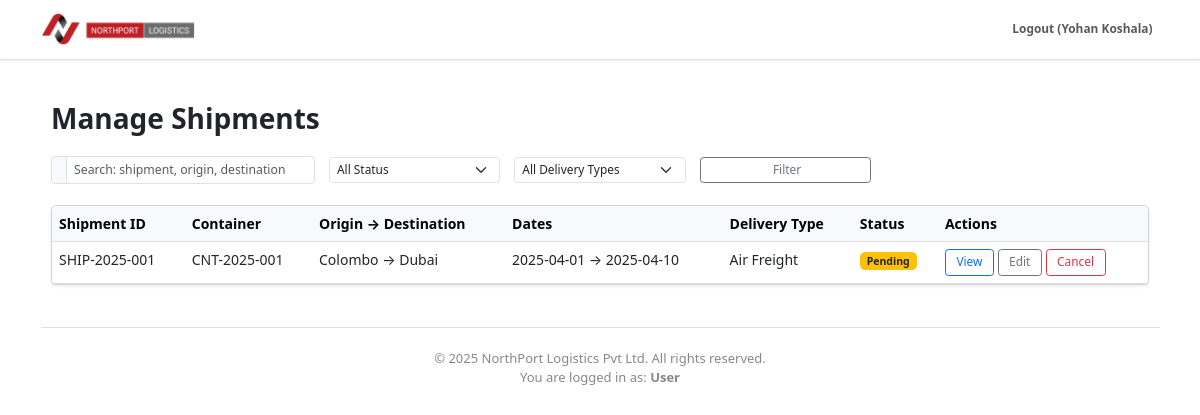
Before: /admin/manage_shipments.php (signed in) with the older database file.
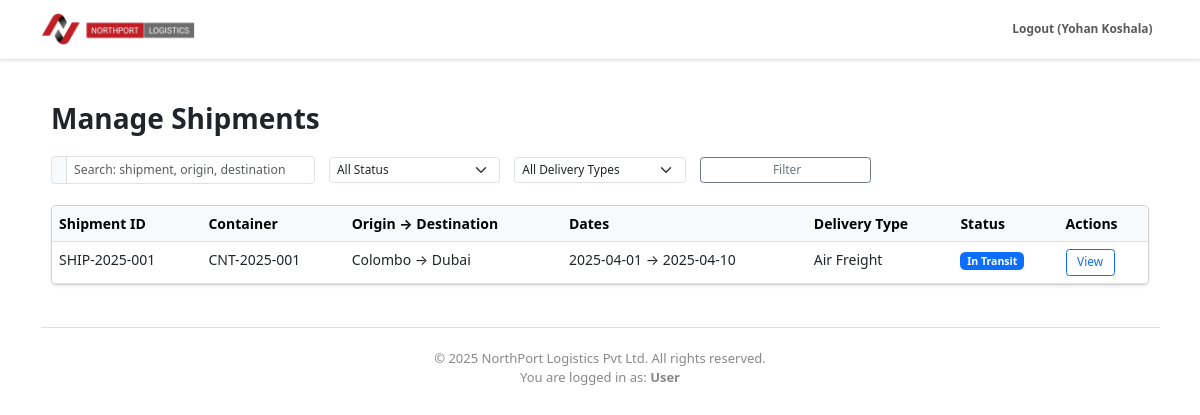
After: the same page with the newer database file.
### tables this page shows
CREATE TABLE `shipments` (
  `id` int(11) NOT NULL,
  `shipment_id` varchar(50) NOT NULL,
  `user_id` int(11) NOT NULL,
  `booking_id` int(11) DEFAULT NULL,
  `container_id` int(11) DEFAULT NULL,
  `origin` varchar(100) NOT NULL,
  `destination` varchar(100) NOT NULL,
  `status` enum('Pending','In Transit','Delivered','Cancelled') DEFAULT 'Pending',
  `departure_date` date DEFAULT NULL,
  `arrival_date` date DEFAULT NULL,
  `created_at` datetime DEFAULT current_timestamp(),
  `updated_at` datetime DEFAULT current_timestamp() ON UPDATE current_timestamp(),
  `sender_name` varchar(100) DEFAULT NULL,
  `sender_address` varchar(255) DEFAULT NULL,
  `sender_contact` varchar(50) DEFAULT NULL,
  `recipient_name` varchar(100) DEFAULT NULL,
  `recipient_address` varchar(255) DEFAULT NULL,
  `recipient_contact` varchar(50) DEFAULT NULL,
  `package_contents` text DEFAULT NULL,
  `package_weight` varchar(50) DEFAULT NULL,
  `package_value` varchar(50) DEFAULT NULL,
  `delivery_type` varchar(50) DEFAULT NULL
);

CREATE TABLE `containers` (
  `id` int(11) NOT NULL,
  `container_no` varchar(50) NOT NULL,
  `type` enum('20ft','40ft','Reefer','Open Top','Tank') NOT NULL,
  `status` enum('Available','In Use','Under Maintenance','Damaged') DEFAULT 'Available',
  `location` varchar(100) DEFAULT NULL,
  `assigned_fleet_id` int(11) DEFAULT NULL,
  `last_inspected_at` date DEFAULT NULL,
  `created_at` datetime DEFAULT current_timestamp(),
  `updated_at` datetime DEFAULT current_timestamp() ON UPDATE current_timestamp()
);

### admin/manage_shipments.php (the view, shortened to what the changed rows need)
<?php
require_once '../includes/header.php';
$role = $_SESSION['role'] ?? 'user';
$userId = $_SESSION['user_id'] ?? null;
$search = trim($_GET['q'] ?? $_GET['search'] ?? '');
$status = $_GET['status'] ?? '';
$type = $_GET['type'] ?? '';
$where = [];
$params = [];
if ($role === 'admin' || $role === 'manager') {
    if ($search) {
        $where[] = '(s.shipment_id LIKE ? OR s.origin LIKE ? OR s.destination LIKE ?)';
        array_push($params, "%$search%", "%$search%", "%$search%");
    }
    if ($status) {
        $where[] = 's.status = ?';
        $params[] = $status;
    }
    if ($type) {
        $where[] = 's.delivery_type = ?';
        $params[] = $type;
    }
} else {
    $where[] = 's.user_id = ?';
    $params[] = $userId;
}
$sql = "SELECT s.*, u.username, c.container_no
        FROM shipments s
        LEFT JOIN users u ON s.user_id = u.id
        LEFT JOIN containers c ON s.container_id = c.id";
if ($where) {
    $sql .= " WHERE " . implode(' AND ', $where);
}
$sql .= " ORDER BY s.created_at DESC";
$stmt = $pdo->prepare($sql);
$stmt->execute($params);
$shipments = $stmt->fetchAll();
?>
<div class="container my-5">
    <h2 class="fw-bold mb-4">Manage Shipments</h2>
    <div class="table-responsive card shadow-sm">
        <table class="table table-hover mb-0">
            <thead class="table-light">
                <tr>
                    <th>Shipment ID</th>
                    <th>Container</th>
                    <th>Origin → Destination</th>
                    <th>Dates</th>
                    <th>Delivery Type</th>
                    <th>Status</th>
                    <th>Actions</th>
                </tr>
            </thead>
            <tbody>
                <?php if (!$shipments): ?>
                    <tr>
                        <td colspan="8" class="text-center text-muted py-4">No shipments found.</td>
                    </tr>
                    <?php else: foreach ($shipments as $s): ?>
                        <tr>
                            <td><?= htmlspecialchars($s['shipment_id']) ?></td>
                            <td><?= htmlspecialchars($s['container_no'] ?? '-') ?></td>
                            <td><?= htmlspecialchars($s['origin']) ?> → <?= htmlspecialchars($s['destination']) ?></td>
                            <td><?= date('Y-m-d', strtotime($s['departure_date'])) ?> → <?= date('Y-m-d', strtotime($s['arrival_date'])) ?></td>
                            <td><?= htmlspecialchars($s['delivery_type']) ?></td>
                            <td>
                                <?php if ($role === 'admin'): ?>
                                    <form method="POST" class="m-0">
                                        <input type="hidden" name="shipment_id" value="<?= $s['id'] ?>">
                                        <input type="hidden" name="update_status" value="1">
                                        <select name="new_status" class="form-select form-select-sm" onchange="this.form.submit()">
                                            <?php foreach (['Pending', 'In Transit', 'Delivered', 'Cancelled'] as $option): ?>
                                                <option value="<?= $option ?>" <?= ($s['status'] === $option ? 'selected' : '') ?>><?= $option ?></option>
                                            <?php endforeach; ?>
                                        </select>
                                    </form>
                                <?php else: ?>
                                    <span class="badge <?= $s['status'] === 'Delivered' ? 'bg-success' : ($s['status'] === 'In Transit' ? 'bg-primary' : ($s['status'] === 'Pending' ? 'bg-warning text-dark' : 'bg-danger')) ?>">
                                        <?= htmlspecialchars($s['status']) ?>
                                    </span>
                                <?php endif; ?>
                            </td>
                            <td class="text-nowrap">
                                <a href="view_shipment_details.php?id=<?= $s['id'] ?>" class="btn btn-sm btn-outline-primary">View</a>
                                <?php if ($role === 'admin' || ($role === 'user' && $s['status'] === 'Pending')): ?>
                                    <a href="edit_shipment.php?id=<?= $s['id'] ?>" class="btn btn-sm btn-outline-secondary">Edit</a>
                                    <a href="cancel_shipment.php?id=<?= $s['id'] ?>" class="btn btn-sm btn-outline-danger" onclick="return confirm('Cancel this shipment?')">Cancel</a>
                                <?php endif; ?>
                            </td>
                        </tr>
                <?php endforeach;
                endif; ?>
            </tbody>
        </table>
    </div>
</div>

Changed rows visible on the page:
changed shipments "Colombo": status "Pending" → "In Transit"; no longer shows "Edit Cancel"
